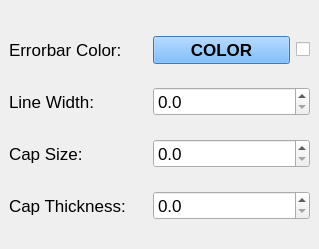
    <widget class="QWidget" name="tab">
     <attribute name="title">
      <string>Errorbars</string>
     </attribute>
     <widget class="QWidget" name="gridLayoutWidget">
      <property name="geometry">
       <rect>
        <x>9</x>
        <y>19</y>
        <width>301</width>
        <height>221</height>
       </rect>
      </property>
      <layout class="QGridLayout" name="gridLayout" columnstretch="1,1,0">
       <item row="0" column="1">
        <widget class="QPushButton" name="btnEBCol">
         <property name="font">
          <font>
           <family>Arial</family>
           <pointsize>13</pointsize>
           <weight>75</weight>
           <bold>true</bold>
          </font>
         </property>
         <property name="styleSheet">
          <string notr="true">background-color: rgb(85, 170, 255);</string>
         </property>
         <property name="text">
          <string>COLOR</string>
         </property>
        </widget>
       </item>
       <item row="1" column="0">
        <widget class="QLabel" name="label_9">
         <property name="font">
          <font>
           <family>Arial</family>
           <pointsize>13</pointsize>
           <weight>50</weight>
           <bold>false</bold>
          </font>
         </property>
         <property name="text">
          <string>Line Width:</string>
         </property>
        </widget>
       </item>
       <item row="3" column="0">
        <widget class="QLabel" name="label_11">
         <property name="font">
          <font>
           <family>Arial</family>
           <pointsize>13</pointsize>
           <weight>50</weight>
           <bold>false</bold>
          </font>
         </property>
         <property name="text">
          <string>Cap Thickness:</string>
         </property>
        </widget>
       </item>
       <item row="0" column="0">
        <widget class="QLabel" name="label_13">
         <property name="font">
          <font>
           <family>Arial</family>
           <pointsize>13</pointsize>
          </font>
         </property>
         <property name="text">
          <string>Errorbar Color:</string>
         </property>
        </widget>
       </item>
       <item row="2" column="0">
        <widget class="QLabel" name="label_10">
         <property name="font">
          <font>
           <family>Arial</family>
           <pointsize>13</pointsize>
           <weight>50</weight>
           <bold>false</bold>
          </font>
         </property>
         <property name="text">
          <string>Cap Size:</string>
         </property>
        </widget>
       </item>
       <item row="0" column="2">
        <widget class="QCheckBox" name="chbColorMatch6">
         <property name="text">
          <string/>
         </property>
        </widget>
       </item>
       <item row="1" column="1" colspan="2">
        <widget class="QDoubleSpinBox" name="sbEBLW">
         <property name="font">
          <font>
           <family>Arial</family>
           <pointsize>13</pointsize>
           <weight>50</weight>
           <bold>false</bold>
          </font>
         </property>
         <property name="decimals">
          <number>1</number>
         </property>
         <property name="singleStep">
          <double>0.100000000000000</double>
         </property>
        </widget>
       </item>
       <item row="2" column="1" colspan="2">
        <widget class="QDoubleSpinBox" name="sbEBCS">
         <property name="font">
          <font>
           <family>Arial</family>
           <pointsize>13</pointsize>
           <weight>50</weight>
           <bold>false</bold>
          </font>
         </property>
         <property name="decimals">
          <number>1</number>
         </property>
         <property name="singleStep">
          <double>0.100000000000000</double>
         </property>
        </widget>
       </item>
       <item row="3" column="1" colspan="2">
        <widget class="QDoubleSpinBox" name="sbEBCT">
         <property name="font">
          <font>
           <family>Arial</family>
           <pointsize>13</pointsize>
           <weight>50</weight>
           <bold>false</bold>
          </font>
         </property>
         <property name="decimals">
          <number>1</number>
         </property>
         <property name="singleStep">
          <double>0.100000000000000</double>
         </property>
        </widget>
       </item>
      </layout>
     </widget>
    </widget>
